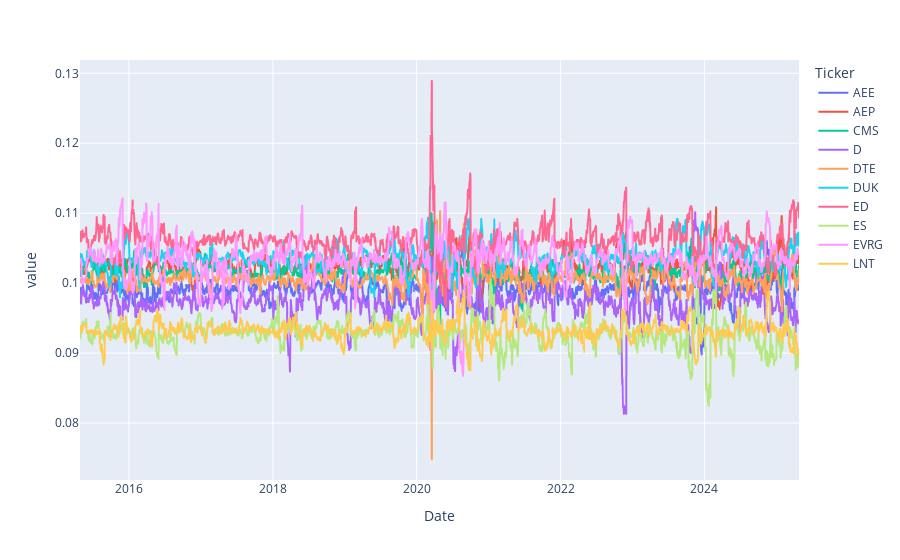

Here is the notebook cell this chart was saved with:
### Code cell
px.line(rebalancedWeights)

### Figure 1 — Plotly figure (JSON) as saved in the notebook; plotly's stock layout.template omitted (floating-point values rounded to 4 significant figures; data arrays with more than 128 entries replaced by an {"elided": "..."} marker saying what was removed)
{"data": [{"hovertemplate": "Ticker=AEE<br>Date=%{x}<br>value=%{y}<extra></extra>", "legendgroup": "AEE", "line": {"color": "#636efa", "dash": "solid"}, "marker": {"symbol": "circle"}, "mode": "lines", "name": "AEE", "showlegend": true, "type": "scattergl", "x": {"elided": "2515 str values"}, "xaxis": "x", "y": {"elided": "2515 float values"}, "yaxis": "y"}, {"hovertemplate": "Ticker=AEP<br>Date=%{x}<br>value=%{y}<extra></extra>", "legendgroup": "AEP", "line": {"color": "#EF553B", "dash": "solid"}, "marker": {"symbol": "circle"}, "mode": "lines", "name": "AEP", "showlegend": true, "type": "scattergl", "x": {"elided": "2515 str values"}, "xaxis": "x", "y": {"elided": "2515 float values"}, "yaxis": "y"}, {"hovertemplate": "Ticker=CMS<br>Date=%{x}<br>value=%{y}<extra></extra>", "legendgroup": "CMS", "line": {"color": "#00cc96", "dash": "solid"}, "marker": {"symbol": "circle"}, "mode": "lines", "name": "CMS", "showlegend": true, "type": "scattergl", "x": {"elided": "2515 str values"}, "xaxis": "x", "y": {"elided": "2515 float values"}, "yaxis": "y"}, {"hovertemplate": "Ticker=D<br>Date=%{x}<br>value=%{y}<extra></extra>", "legendgroup": "D", "line": {"color": "#ab63fa", "dash": "solid"}, "marker": {"symbol": "circle"}, "mode": "lines", "name": "D", "showlegend": true, "type": "scattergl", "x": {"elided": "2515 str values"}, "xaxis": "x", "y": {"elided": "2515 float values"}, "yaxis": "y"}, {"hovertemplate": "Ticker=DTE<br>Date=%{x}<br>value=%{y}<extra></extra>", "legendgroup": "DTE", "line": {"color": "#FFA15A", "dash": "solid"}, "marker": {"symbol": "circle"}, "mode": "lines", "name": "DTE", "showlegend": true, "type": "scattergl", "x": {"elided": "2515 str values"}, "xaxis": "x", "y": {"elided": "2515 float values"}, "yaxis": "y"}, {"hovertemplate": "Ticker=DUK<br>Date=%{x}<br>value=%{y}<extra></extra>", "legendgroup": "DUK", "line": {"color": "#19d3f3", "dash": "solid"}, "marker": {"symbol": "circle"}, "mode": "lines", "name": "DUK", "showlegend": true, "type": "scattergl", "x": {"elided": "2515 str values"}, "xaxis": "x", "y": {"elided": "2515 float values"}, "yaxis": "y"}, {"hovertemplate": "Ticker=ED<br>Date=%{x}<br>value=%{y}<extra></extra>", "legendgroup": "ED", "line": {"color": "#FF6692", "dash": "solid"}, "marker": {"symbol": "circle"}, "mode": "lines", "name": "ED", "showlegend": true, "type": "scattergl", "x": {"elided": "2515 str values"}, "xaxis": "x", "y": {"elided": "2515 float values"}, "yaxis": "y"}, {"hovertemplate": "Ticker=ES<br>Date=%{x}<br>value=%{y}<extra></extra>", "legendgroup": "ES", "line": {"color": "#B6E880", "dash": "solid"}, "marker": {"symbol": "circle"}, "mode": "lines", "name": "ES", "showlegend": true, "type": "scattergl", "x": {"elided": "2515 str values"}, "xaxis": "x", "y": {"elided": "2515 float values"}, "yaxis": "y"}, {"hovertemplate": "Ticker=EVRG<br>Date=%{x}<br>value=%{y}<extra></extra>", "legendgroup": "EVRG", "line": {"color": "#FF97FF", "dash": "solid"}, "marker": {"symbol": "circle"}, "mode": "lines", "name": "EVRG", "showlegend": true, "type": "scattergl", "x": {"elided": "2515 str values"}, "xaxis": "x", "y": {"elided": "2515 float values"}, "yaxis": "y"}, {"hovertemplate": "Ticker=LNT<br>Date=%{x}<br>value=%{y}<extra></extra>", "legendgroup": "LNT", "line": {"color": "#FECB52", "dash": "solid"}, "marker": {"symbol": "circle"}, "mode": "lines", "name": "LNT", "showlegend": true, "type": "scattergl", "x": {"elided": "2515 str values"}, "xaxis": "x", "y": {"elided": "2515 float values"}, "yaxis": "y"}], "layout": {"legend": {"title": {"text": "Ticker"}, "tracegroupgap": 0}, "margin": {"t": 60}, "xaxis": {"anchor": "y", "domain": [0, 1], "title": {"text": "Date"}}, "yaxis": {"anchor": "x", "domain": [0, 1], "title": {"text": "value"}}}}
